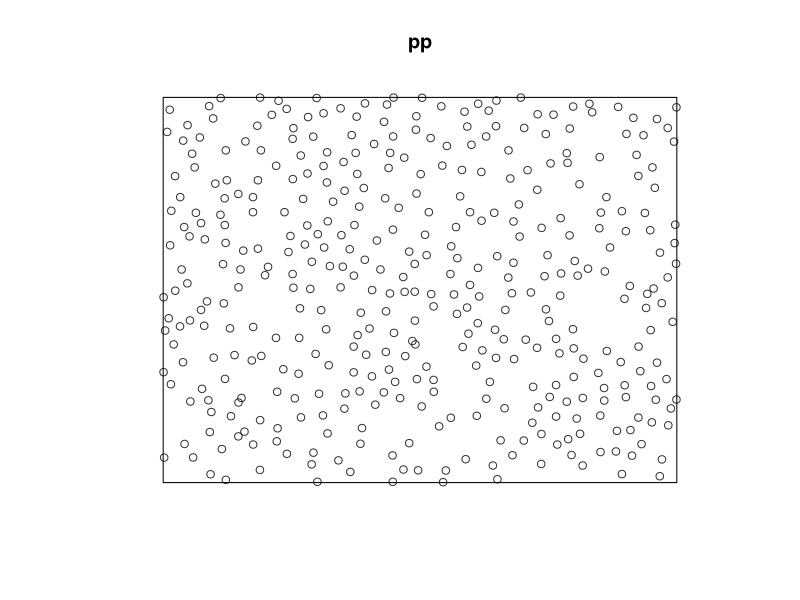
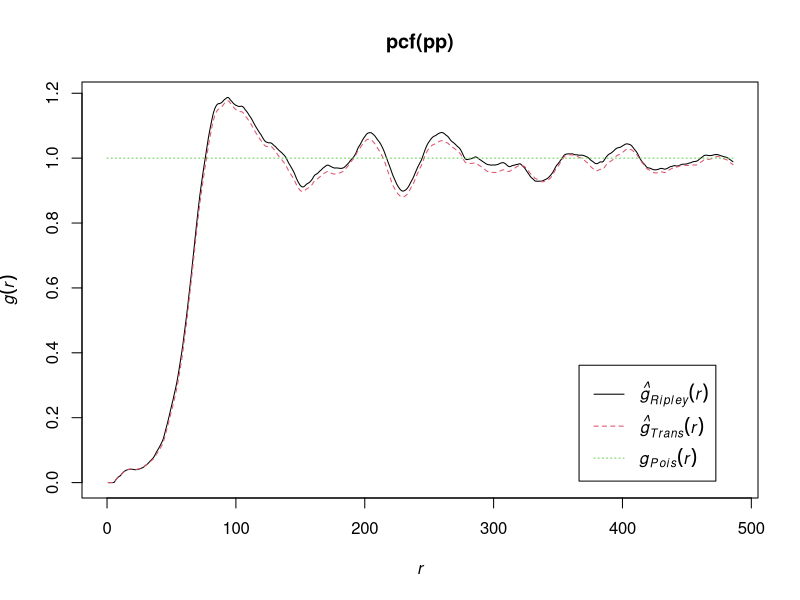

R code for these plots, in order:
setwd("c:/stuff/a/julia/SweatPaper/")
library(spatstat)
xy <- read.csv("data/glands.csv")
meta <- read.csv("data/meta.csv")

subject <- 20
xy <- subset(xy, subjectid==subject)
window <- subset(meta, subjectid==subject)
pp <- ppp(xy$x, xy$y, window=owin(c(window$x0, window$x1), c(window$y0, window$y1)))

plot(pp)
plot(pcf(pp))
